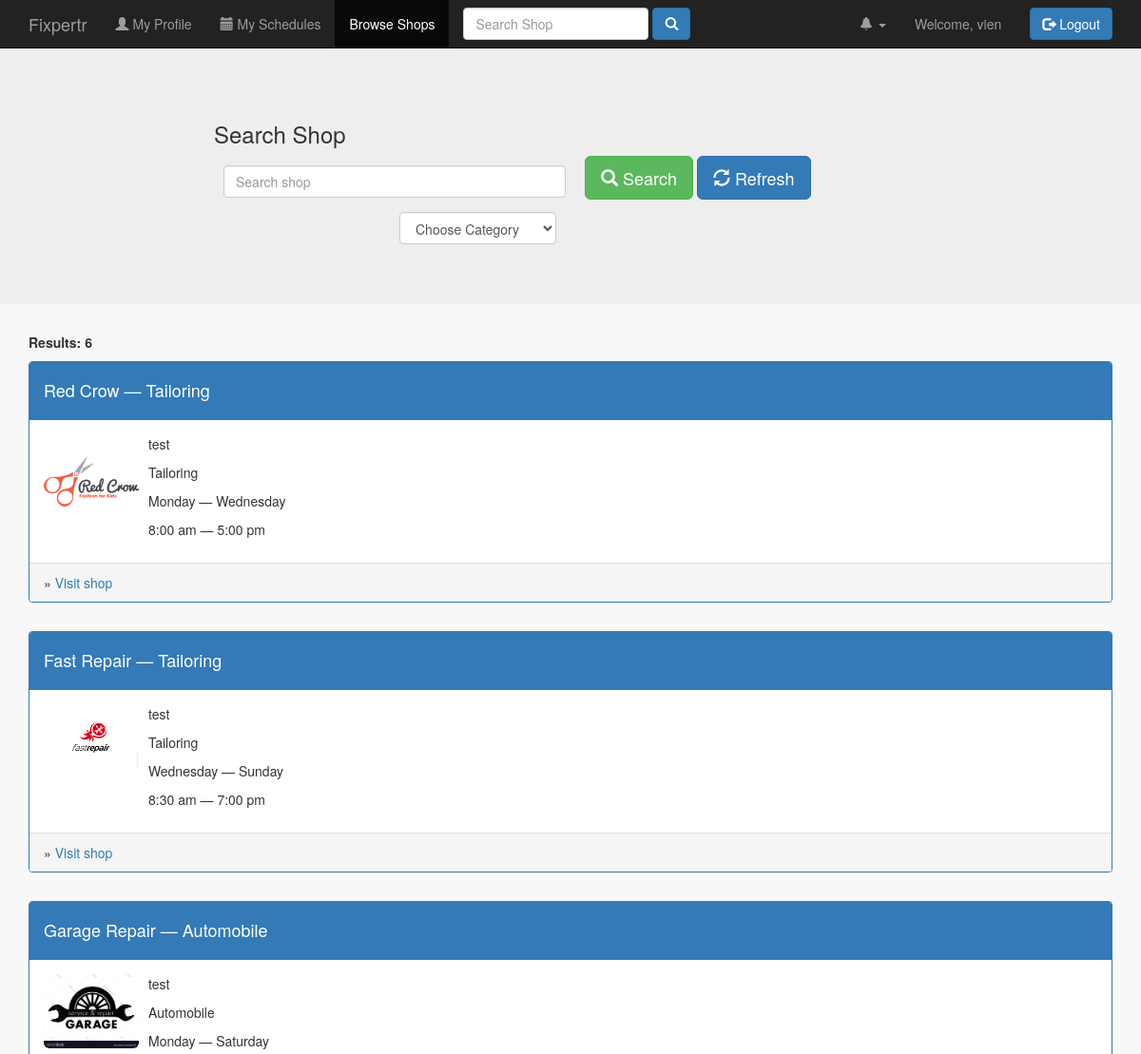
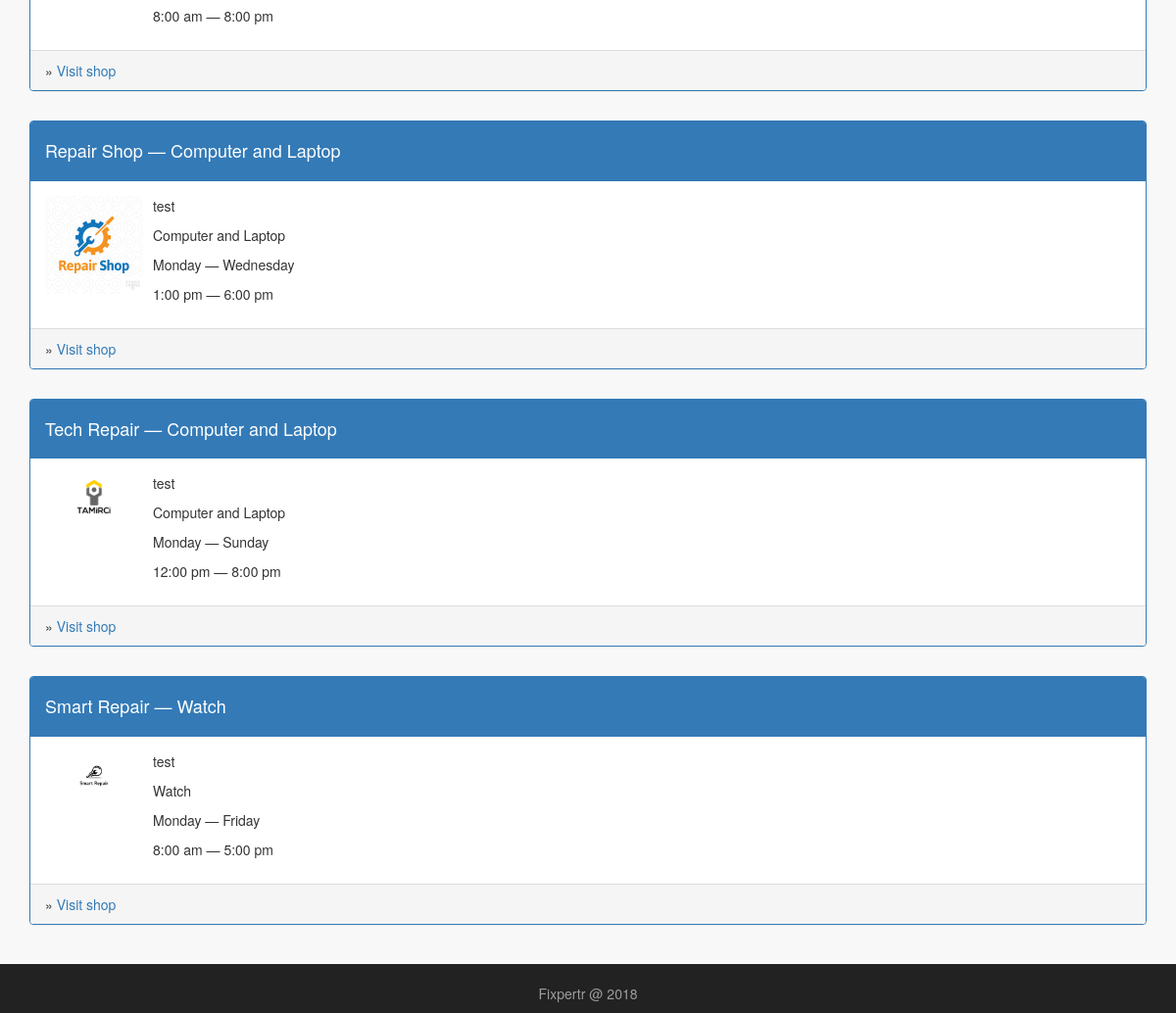
The page /public/browse_shops.php (signed in) on the database its author committed (2 pictures, top to bottom).
### tables this page shows
CREATE TABLE IF NOT EXISTS `shops` (
  `shop_id` int(11) NOT NULL AUTO_INCREMENT,
  `user_id` int(11) NOT NULL,
  `shop_cat_id` int(11) NOT NULL,
  `shop_name` varchar(256) NOT NULL,
  `shop_description` varchar(256) NOT NULL,
  `shop_image` varchar(256) NOT NULL,
  `shop_contact` varchar(256) NOT NULL,
  `day_start` varchar(20) NOT NULL,
  `day_end` varchar(20) NOT NULL,
  `time_start` time NOT NULL,
  `time_end` time NOT NULL,
  `date_created` date NOT NULL,
  `shop_status` tinyint(4) NOT NULL DEFAULT '1',
  PRIMARY KEY (`shop_id`),
  KEY `shops_ibfk_1` (`user_id`),
  KEY `shop_cat_id` (`shop_cat_id`)
);

CREATE TABLE IF NOT EXISTS `shop_categories` (
  `shop_cat_id` int(11) NOT NULL AUTO_INCREMENT,
  `shop_category` varchar(256) NOT NULL,
  `category_desc` text NOT NULL,
  `category_status` tinyint(4) NOT NULL DEFAULT '1',
  PRIMARY KEY (`shop_cat_id`)
);

### public/browse_shops.php (the view, shortened to what this page needs)
<?php
   include_once '../includes/db_connection.php';
   $keywords = '';
     $results = mysqli_query($connection,"SELECT * FROM shops,shop_categories WHERE shops.shop_cat_id = shop_categories.shop_cat_id AND shop_status = 1 ") or die(mysqli_error($connection));
?>
<!doctype html>
<html lang="en">
  <head>
    <link rel="stylesheet" type="text/css" href="stylesheets/bootstrap.min.css">
    <link rel="stylesheet" type="text/css" href="stylesheets/mystyles.css">
  </head>
  <body id="browse_shops">
  <?php include '../includes/layouts/header.php';?>
  <div class="jumbotron">
    <div class="content container">
        <div class="row">
          <div class="col-sm-2"> </div>
          <div class="col-sm-4"><h3>Search Shop</h3></div>
        </div>
        <div class="row">
          <form action="browse_shops.php" method="POST">
          <div class="col-sm-4 col-sm-offset-2">
                <div class="form-group">
                   <input type="text" name="keywords" class="form-control" placeholder="Search shop" style="margin:10px;" value="<?php echo $keywords;?>" autocomplete="off" list = "datalist1">
                </div>
                <div class="row">
                   <div class="col-sm-6 col-sm-offset-6">
                        <div class="form-group ">
                            <select class="form-control" name="selectCategory" id="selectCategory" >
                            <option value="0">Choose Category</option>
                          </select>
                </div>
                </div>
                </div>
          </div>
          <div class="col-sm-4">
              <div class="form-group">
                 <button type="submit" name="search" class="btn btn-success btn-lg" ><span class="glyphicon glyphicon-search"></span> Search</button>
                  <button type="submit" name="refresh" class="btn btn-primary btn-lg"><span class="glyphicon glyphicon-refresh"></span> Refresh</button>
              </div>
          </div>
          </form>
        </div>
    </div>
  </div>
  <div class=" container">
        <div style="margin-bottom: 10px;">
              <strong>Results: <?php $shop_count = mysqli_num_rows($results); echo $shop_count;?> </strong>
        </div>
        <div class="row">
          <?php while ($row = mysqli_fetch_array($results)) { ?>
             <div class="col-sm-12">
            <ul class="media-list">
              <li class="media">
                 <div class="panel panel-primary">
                    <div class="panel-heading">
                      <h4><?php echo $row['shop_name'];?> &mdash; <?php echo $row['shop_category'];?> </h4>
                    </div>
                    <div class="panel-body">
                        <div class="media-left">
                          <img src="images/<?php echo $row['shop_image'];?>" class="img-rounded">
                        </div>
                         <div class="media-body">
                          <p><?php echo $row['shop_description'];?></p>
                          <p><?php echo $row['shop_category'];?></p>
                          <p><?php echo $row['day_start']; ?> &mdash; <?php echo $row['day_end']; ?>  </p>
                          <p><?php echo date("g:i a", strtotime($row['time_start'])); ?> &mdash; <?php echo date("g:i a", strtotime($row['time_end'])); ?></p>
                        </div>
                    </div>
                     <div class="panel-footer">
                      &raquo; <a href="shop_profile.php?view=<?php echo $row['shop_id']?>">Visit shop</a>
                    </div>
                </div>
              </li>
            </ul>
          </div>
          <?php }?>
        </div>
  </div>
  <?php include '../includes/layouts/footer.php';?>

### public/stylesheets/mystyles.css (style rules this page uses)
.content { padding-top: 60px; }
.media img { width: 100px; }
body { background-color: #f8f8f8; }

### rows shown on the page
shops: shop_name "Red Crow", shop_cat.shop_category "Tailoring", shop_image (picture), shop_description "test", day_start "Monday", day_end "Wednesday", time_start "8:00 am", time_end "5:00 pm"
shops: shop_name "Fast Repair", shop_cat.shop_category "Tailoring", shop_image (picture), shop_description "test", day_start "Wednesday", day_end "Sunday", time_start "8:30 am", time_end "7:00 pm"
shops: shop_name "Garage Repair", shop_cat.shop_category "Automobile", shop_image (picture), shop_description "test", day_start "Monday", day_end "Saturday", time_start "8:00 am", time_end "8:00 pm"
shops: shop_name "Repair Shop", shop_cat.shop_category "Computer and Laptop", shop_image (picture), shop_description "test", day_start "Monday", day_end "Wednesday", time_start "1:00 pm", time_end "6:00 pm"
shops: shop_name "Tech Repair", shop_cat.shop_category "Computer and Laptop", shop_image (picture), shop_description "test", day_start "Monday", day_end "Sunday", time_start "12:00 pm", time_end "8:00 pm"
shops: shop_name "Smart Repair", shop_cat.shop_category "Watch", shop_image (picture), shop_description "test", day_start "Monday", day_end "Friday", time_start "8:00 am", time_end "5:00 pm"

### other values the page prints
$_SESSION['u_uid'] "vien"
$shop_count "6"
